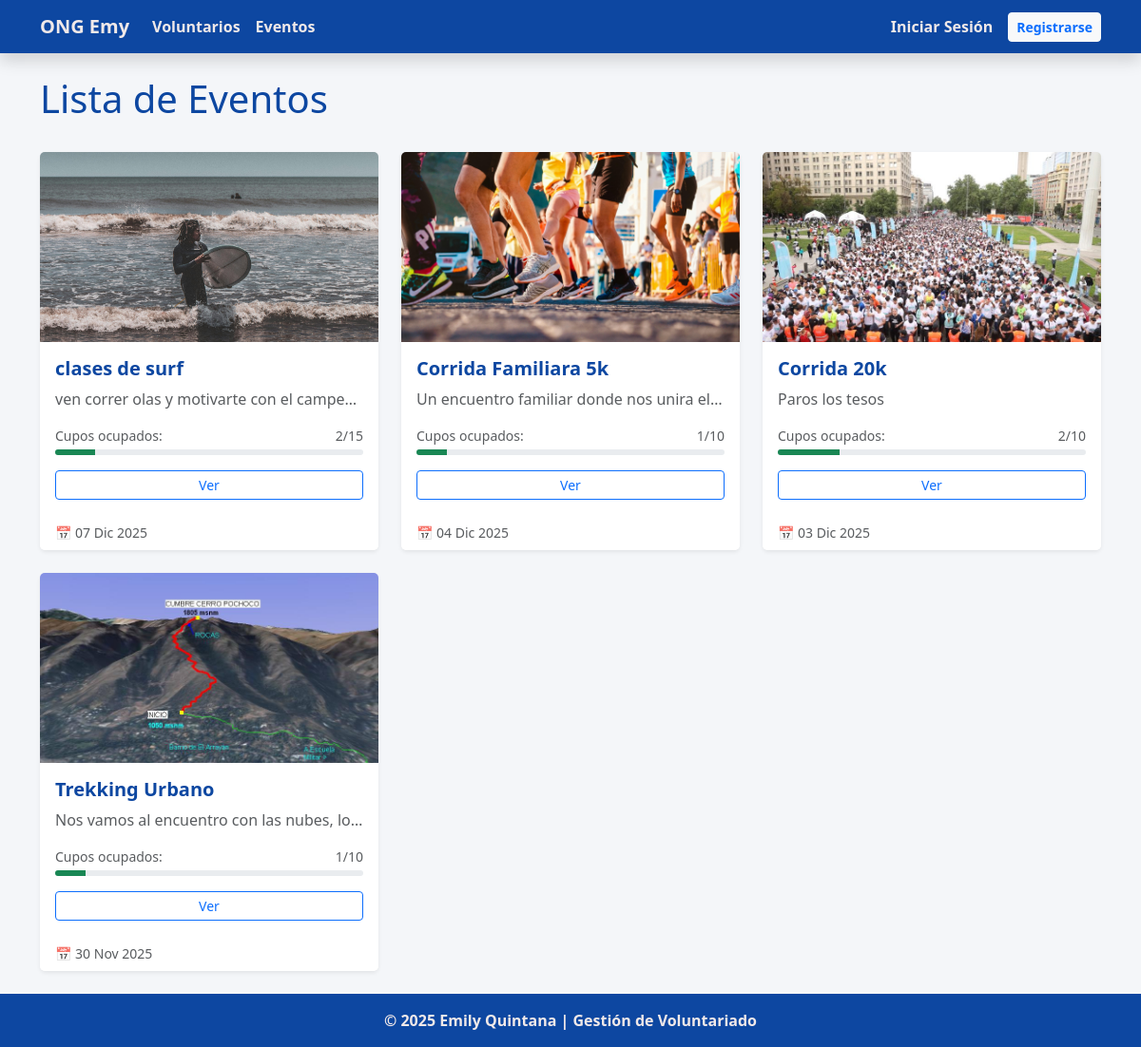
The page /eventos/ on the database its author committed.
### voluntariado/models.py (models this page shows, shortened)
class Evento(models.Model):
    titulo = models.CharField(max_length=255, verbose_name="Título del Evento")
    descripcion = models.TextField(verbose_name="Descripción")
    fecha = models.DateField(verbose_name="Fecha del Evento")
    aforo = models.PositiveIntegerField(default=10, verbose_name="Aforo Máximo")
    voluntarios = models.ManyToManyField(Voluntario, related_name="eventos", blank=True)
    class Meta:
        ordering = ['fecha']  # Ordenar por fecha, del más próximo al más lejano
        verbose_name = "Evento"
        verbose_name_plural = "Eventos"

class FotoEvento(models.Model):
    evento = models.ForeignKey(Evento, on_delete=models.CASCADE, related_name='fotos')
    imagen = models.ImageField(upload_to='eventos_galeria/')

### voluntariado/views.py (the view)
# urls.py: path('eventos/', views.lista_eventos, name='lista_eventos'),
def lista_eventos(request):
    eventos = Evento.objects.all().order_by('-fecha') # Ordenamos por fecha
    return render(request, 'lista_eventos.html', {'eventos': eventos})

### voluntariado/templates/lista_eventos.html (shortened to what this page needs)
{% extends 'base.html' %}
{% block content %}
<div class="d-flex justify-content-between align-items-center mb-4">
    <h1 style="color: var(--color-azul-pro);">Lista de Eventos</h1>
</div>
<div class="row row-cols-1 row-cols-md-3 g-4">
    {% for evento in eventos %}
    <div class="col">
        <div class="card h-100 shadow-sm border-0">
            {% if evento.fotos.first %}
                <img src="{{ evento.fotos.first.imagen.url }}" class="card-img-top" alt="{{ evento.titulo }}" style="height: 200px; object-fit: cover;">
            {% else %}
                <div class="card-img-top bg-light text-secondary d-flex align-items-center justify-content-center" style="height: 200px;">
                    <span class="fs-1">📷</span>
                </div>
            {% endif %}
            <div class="card-body">
                <h5 class="card-title fw-bold" style="color: var(--color-azul-pro);">{{ evento.titulo }}</h5>
                <p class="card-text text-muted text-truncate">{{ evento.descripcion }}</p>
                <div class="mb-3">
                    <div class="d-flex justify-content-between small text-muted mb-1">
                        <span>Cupos ocupados:</span>
                        <span>{{ evento.voluntarios.count }}/{{ evento.aforo }}</span>
                    </div>
                    <div class="progress" style="height: 6px;">
                        <div class="progress-bar {% if evento.voluntarios.count >= evento.aforo %}bg-danger{% else %}bg-success{% endif %}"
                             role="progressbar"
                             style="width: {% widthratio evento.voluntarios.count evento.aforo 100 %}%;">
                        </div>
                    </div>
                </div>
                <div class="d-flex justify-content-between mt-3 align-items-center">
                    <div class="btn-group w-100">
                        <a href="{% url 'detalle_evento' pk=evento.pk %}" class="btn btn-sm btn-outline-primary">Ver</a>
                    </div>
                </div>
            </div>
            <div class="card-footer bg-white text-muted small border-top-0">
                📅 {{ evento.fecha|date:"d M Y" }}
            </div>
        </div>
    </div>
    {% empty %}
    <div class="col-12">
        <div class="alert alert-info">No hay eventos creados todavía.</div>
    </div>
    {% endfor %}
</div>
{% endblock %}

### static/css/style.css (style rules this page uses)
:root { --color-azul-pro: #0d47a1; --color-gris-fondo: #f4f6f9; --color-magenta: #d63384; --color-magenta-dark: #a82365; }
body { background-color: var(--color-gris-fondo); font-family: 'Segoe UI', Tahoma, Geneva, Verdana, sans-serif; }
a { color: var(--color-magenta); text-decoration: none; }
.card { border: none; box-shadow: 0 4px 6px rgba(0,0,0,0.1); }

### rows shown on the page
Evento: fotos.first.imagen (picture), titulo "clases de surf", descripcion "ven correr olas y motivarte con el campe…", voluntarios.count "2", aforo "15", fecha "07 Dic 2025"
Evento: fotos.first.imagen (picture), titulo "Corrida Familiara 5k", descripcion "Un encuentro familiar donde nos unira el…", voluntarios.count "1", aforo "10", fecha "04 Dic 2025"
Evento: fotos.first.imagen (picture), titulo "Corrida 20k", descripcion "Paros los tesos", voluntarios.count "2", aforo "10", fecha "03 Dic 2025"
Evento: fotos.first.imagen (picture), titulo "Trekking Urbano", descripcion "Nos vamos al encuentro con las nubes, lo…", voluntarios.count "1", aforo "10", fecha "30 Nov 2025"
